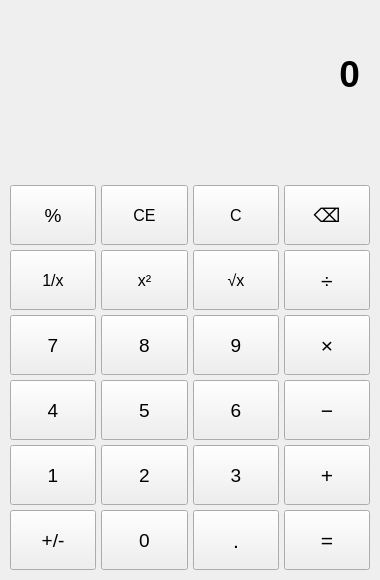
<?xml version="1.0" encoding="UTF-8"?>
<ui version="4.0">
 <class>MainWindow</class>
 <widget class="QMainWindow" name="MainWindow">
  <property name="geometry">
   <rect>
    <x>0</x>
    <y>0</y>
    <width>380</width>
    <height>580</height>
   </rect>
  </property>
  <property name="minimumSize">
   <size>
    <width>380</width>
    <height>580</height>
   </size>
  </property>
  <property name="windowTitle">
   <string>计算器-潘翾寰-2023414290320</string>
  </property>
  <widget class="QWidget" name="centralwidget">
   <layout class="QVBoxLayout" name="verticalLayout">
    <property name="spacing">
     <number>5</number>
    </property>
    <property name="leftMargin">
     <number>10</number>
    </property>
    <property name="topMargin">
     <number>10</number>
    </property>
    <property name="rightMargin">
     <number>10</number>
    </property>
    <property name="bottomMargin">
     <number>10</number>
    </property>
    <item>
     <widget class="QWidget" name="displayContainer" native="true">
      <property name="minimumSize">
       <size>
        <width>0</width>
        <height>100</height>
       </size>
      </property>
      <layout class="QVBoxLayout" name="displayLayout">
       <property name="spacing">
        <number>0</number>
       </property>
       <property name="leftMargin">
        <number>10</number>
       </property>
       <property name="topMargin">
        <number>10</number>
       </property>
       <property name="rightMargin">
        <number>10</number>
       </property>
       <property name="bottomMargin">
        <number>10</number>
       </property>
       <item>
        <widget class="QLabel" name="display">
         <property name="minimumSize">
          <size>
           <width>0</width>
           <height>45</height>
          </size>
         </property>
         <property name="font">
          <font>
           <pointsize>28</pointsize>
           <bold>true</bold>
          </font>
         </property>
         <property name="text">
          <string>0</string>
         </property>
         <property name="alignment">
          <set>Qt::AlignmentFlag::AlignRight|Qt::AlignmentFlag::AlignBottom|Qt::AlignmentFlag::AlignTrailing</set>
         </property>
        </widget>
       </item>
       <item>
        <widget class="QLabel" name="previewDisplay">
         <property name="minimumSize">
          <size>
           <width>0</width>
           <height>25</height>
          </size>
         </property>
         <property name="font">
          <font>
           <pointsize>14</pointsize>
          </font>
         </property>
         <property name="text">
          <string/>
         </property>
         <property name="alignment">
          <set>Qt::AlignmentFlag::AlignTop|Qt::AlignmentFlag::AlignRight|Qt::AlignmentFlag::AlignTrailing</set>
         </property>
        </widget>
       </item>
      </layout>
     </widget>
    </item>
    <item>
     <layout class="QGridLayout" name="gridLayout">
      <property name="spacing">
       <number>5</number>
      </property>
      <item row="0" column="0">
       <widget class="QPushButton" name="btnPercent">
        <property name="minimumSize">
         <size>
          <width>80</width>
          <height>60</height>
         </size>
        </property>
        <property name="font">
         <font>
          <pointsize>14</pointsize>
         </font>
        </property>
        <property name="text">
         <string>%</string>
        </property>
       </widget>
      </item>
      <item row="0" column="1">
       <widget class="QPushButton" name="btnCE">
        <property name="minimumSize">
         <size>
          <width>80</width>
          <height>60</height>
         </size>
        </property>
        <property name="font">
         <font>
          <pointsize>12</pointsize>
         </font>
        </property>
        <property name="text">
         <string>CE</string>
        </property>
       </widget>
      </item>
      <item row="0" column="2">
       <widget class="QPushButton" name="btnClear">
        <property name="minimumSize">
         <size>
          <width>80</width>
          <height>60</height>
         </size>
        </property>
        <property name="font">
         <font>
          <pointsize>12</pointsize>
         </font>
        </property>
        <property name="text">
         <string>C</string>
        </property>
       </widget>
      </item>
      <item row="0" column="3">
       <widget class="QPushButton" name="btnBackspace">
        <property name="minimumSize">
         <size>
          <width>80</width>
          <height>60</height>
         </size>
        </property>
        <property name="font">
         <font>
          <pointsize>14</pointsize>
         </font>
        </property>
        <property name="text">
         <string>⌫</string>
        </property>
       </widget>
      </item>
      <item row="1" column="0">
       <widget class="QPushButton" name="btnReciprocal">
        <property name="minimumSize">
         <size>
          <width>80</width>
          <height>60</height>
         </size>
        </property>
        <property name="font">
         <font>
          <pointsize>12</pointsize>
         </font>
        </property>
        <property name="text">
         <string>1/x</string>
        </property>
       </widget>
      </item>
      <item row="1" column="1">
       <widget class="QPushButton" name="btnSquare">
        <property name="minimumSize">
         <size>
          <width>80</width>
          <height>60</height>
         </size>
        </property>
        <property name="font">
         <font>
          <pointsize>12</pointsize>
         </font>
        </property>
        <property name="text">
         <string>x²</string>
        </property>
       </widget>
      </item>
      <item row="1" column="2">
       <widget class="QPushButton" name="btnSqrt">
        <property name="minimumSize">
         <size>
          <width>80</width>
          <height>60</height>
         </size>
        </property>
        <property name="font">
         <font>
          <pointsize>12</pointsize>
         </font>
        </property>
        <property name="text">
         <string>√x</string>
        </property>
       </widget>
      </item>
      <item row="1" column="3">
       <widget class="QPushButton" name="btnDivide">
        <property name="minimumSize">
         <size>
          <width>80</width>
          <height>60</height>
         </size>
        </property>
        <property name="font">
         <font>
          <pointsize>16</pointsize>
         </font>
        </property>
        <property name="text">
         <string>÷</string>
        </property>
       </widget>
      </item>
      <item row="2" column="0">
       <widget class="QPushButton" name="btn7">
        <property name="minimumSize">
         <size>
          <width>80</width>
          <height>60</height>
         </size>
        </property>
        <property name="font">
         <font>
          <pointsize>14</pointsize>
         </font>
        </property>
        <property name="text">
         <string>7</string>
        </property>
       </widget>
      </item>
      <item row="2" column="1">
       <widget class="QPushButton" name="btn8">
        <property name="minimumSize">
         <size>
          <width>80</width>
          <height>60</height>
         </size>
        </property>
        <property name="font">
         <font>
          <pointsize>14</pointsize>
         </font>
        </property>
        <property name="text">
         <string>8</string>
        </property>
       </widget>
      </item>
      <item row="2" column="2">
       <widget class="QPushButton" name="btn9">
        <property name="minimumSize">
         <size>
          <width>80</width>
          <height>60</height>
         </size>
        </property>
        <property name="font">
         <font>
          <pointsize>14</pointsize>
         </font>
        </property>
        <property name="text">
         <string>9</string>
        </property>
       </widget>
      </item>
      <item row="2" column="3">
       <widget class="QPushButton" name="btnMultiply">
        <property name="minimumSize">
         <size>
          <width>80</width>
          <height>60</height>
         </size>
        </property>
        <property name="font">
         <font>
          <pointsize>16</pointsize>
         </font>
        </property>
        <property name="text">
         <string>×</string>
        </property>
       </widget>
      </item>
      <item row="3" column="0">
       <widget class="QPushButton" name="btn4">
        <property name="minimumSize">
         <size>
          <width>80</width>
          <height>60</height>
         </size>
        </property>
        <property name="font">
         <font>
          <pointsize>14</pointsize>
         </font>
        </property>
        <property name="text">
         <string>4</string>
        </property>
       </widget>
      </item>
      <item row="3" column="1">
       <widget class="QPushButton" name="btn5">
        <property name="minimumSize">
         <size>
          <width>80</width>
          <height>60</height>
         </size>
        </property>
        <property name="font">
         <font>
          <pointsize>14</pointsize>
         </font>
        </property>
        <property name="text">
         <string>5</string>
        </property>
       </widget>
      </item>
      <item row="3" column="2">
       <widget class="QPushButton" name="btn6">
        <property name="minimumSize">
         <size>
          <width>80</width>
          <height>60</height>
         </size>
        </property>
        <property name="font">
         <font>
          <pointsize>14</pointsize>
         </font>
        </property>
        <property name="text">
         <string>6</string>
        </property>
       </widget>
      </item>
      <item row="3" column="3">
       <widget class="QPushButton" name="btnMinus">
        <property name="minimumSize">
         <size>
          <width>80</width>
          <height>60</height>
         </size>
        </property>
        <property name="font">
         <font>
          <pointsize>16</pointsize>
         </font>
        </property>
        <property name="text">
         <string>−</string>
        </property>
       </widget>
      </item>
      <item row="4" column="0">
       <widget class="QPushButton" name="btn1">
        <property name="minimumSize">
         <size>
          <width>80</width>
          <height>60</height>
         </size>
        </property>
        <property name="font">
         <font>
          <pointsize>14</pointsize>
         </font>
        </property>
        <property name="text">
         <string>1</string>
        </property>
       </widget>
      </item>
      <item row="4" column="1">
       <widget class="QPushButton" name="btn2">
        <property name="minimumSize">
         <size>
          <width>80</width>
          <height>60</height>
         </size>
        </property>
        <property name="font">
         <font>
          <pointsize>14</pointsize>
         </font>
        </property>
        <property name="text">
         <string>2</string>
        </property>
       </widget>
      </item>
      <item row="4" column="2">
       <widget class="QPushButton" name="btn3">
        <property name="minimumSize">
         <size>
          <width>80</width>
          <height>60</height>
         </size>
        </property>
        <property name="font">
         <font>
          <pointsize>14</pointsize>
         </font>
        </property>
        <property name="text">
         <string>3</string>
        </property>
       </widget>
      </item>
      <item row="4" column="3">
       <widget class="QPushButton" name="btnPlus">
        <property name="minimumSize">
         <size>
          <width>80</width>
          <height>60</height>
         </size>
        </property>
        <property name="font">
         <font>
          <pointsize>16</pointsize>
         </font>
        </property>
        <property name="text">
         <string>+</string>
        </property>
       </widget>
      </item>
      <item row="5" column="0">
       <widget class="QPushButton" name="btnNegate">
        <property name="minimumSize">
         <size>
          <width>80</width>
          <height>60</height>
         </size>
        </property>
        <property name="font">
         <font>
          <pointsize>14</pointsize>
         </font>
        </property>
        <property name="text">
         <string>+/-</string>
        </property>
       </widget>
      </item>
      <item row="5" column="1">
       <widget class="QPushButton" name="btn0">
        <property name="minimumSize">
         <size>
          <width>80</width>
          <height>60</height>
         </size>
        </property>
        <property name="font">
         <font>
          <pointsize>14</pointsize>
         </font>
        </property>
        <property name="text">
         <string>0</string>
        </property>
       </widget>
      </item>
      <item row="5" column="2">
       <widget class="QPushButton" name="btnDecimal">
        <property name="minimumSize">
         <size>
          <width>80</width>
          <height>60</height>
         </size>
        </property>
        <property name="font">
         <font>
          <pointsize>16</pointsize>
         </font>
        </property>
        <property name="text">
         <string>.</string>
        </property>
       </widget>
      </item>
      <item row="5" column="3">
       <widget class="QPushButton" name="btnEquals">
        <property name="minimumSize">
         <size>
          <width>80</width>
          <height>60</height>
         </size>
        </property>
        <property name="font">
         <font>
          <pointsize>16</pointsize>
         </font>
        </property>
        <property name="text">
         <string>=</string>
        </property>
       </widget>
      </item>
     </layout>
    </item>
   </layout>
  </widget>
 </widget>
 <resources/>
 <connections/>
</ui>
